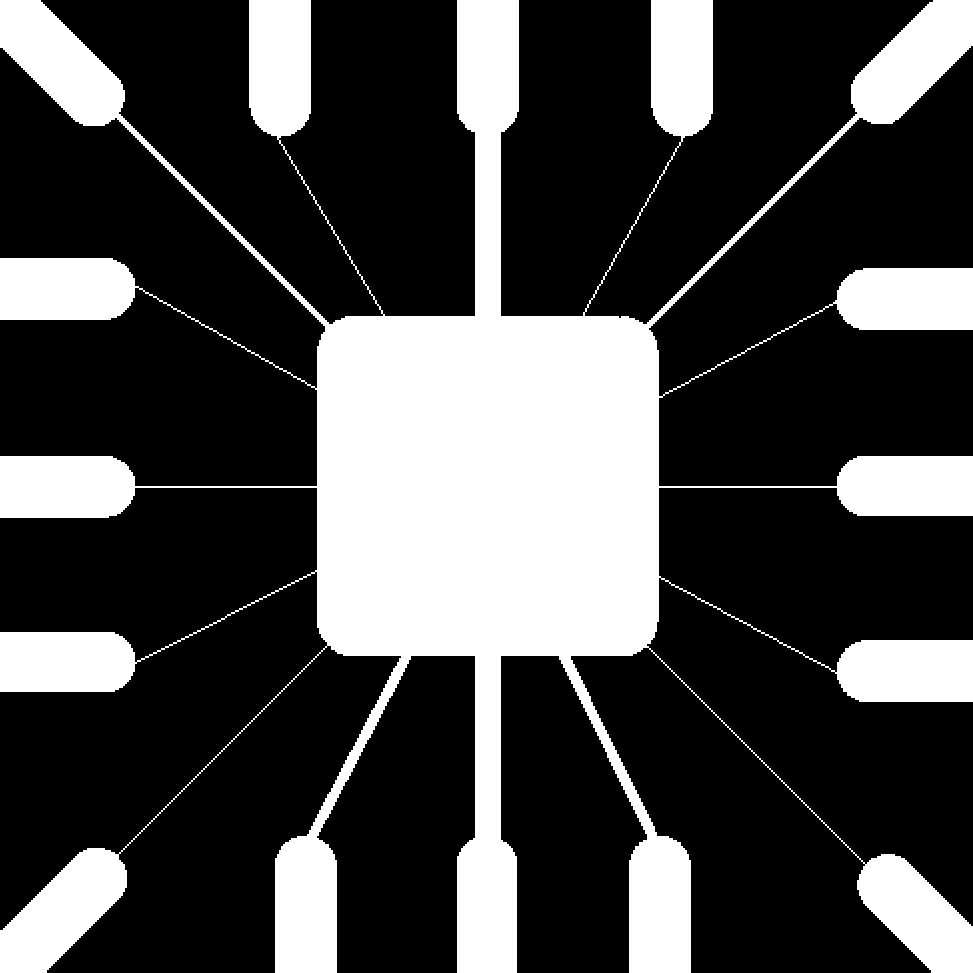
#> input picture Morphological Processing/5.jpg, 973 x 973 px
$ python morph1.py
#> lines starting #> are read from the running program, lines starting #| are printed output that depends on the picture; after the words box and inside, x2 and y2 are one past the last pixel; in counts of white or black regions, pixels touching at a corner belong together
import cv2
import numpy as np

img = cv2.imread('5.jpg',0)
#> img: shape (973, 973); 28.1% white; 1 white region, box (x1, y1, x2, y2) and area: (0, 0, 973, 973) 265583
kernel = np.ones((5,5), np.uint8)

img_erosion = cv2.erode(img, kernel, iterations=1)
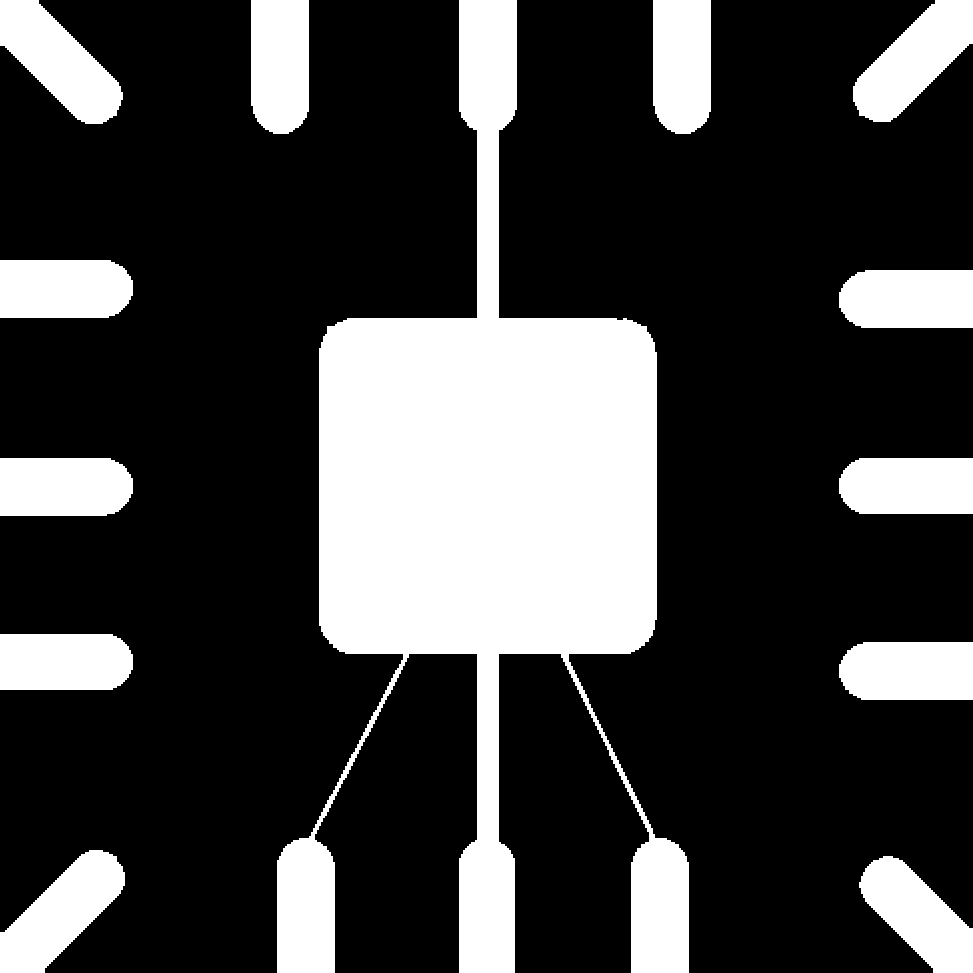
#> img_erosion: shape (973, 973); 25.5% white; 13 white regions, largest, box (x1, y1, x2, y2) and area: (277, 0, 689, 973) 152048, (0, 850, 125, 973) 7961, (0, 0, 123, 124) 7906
img_dilation = cv2.dilate(img, kernel, iterations=1)
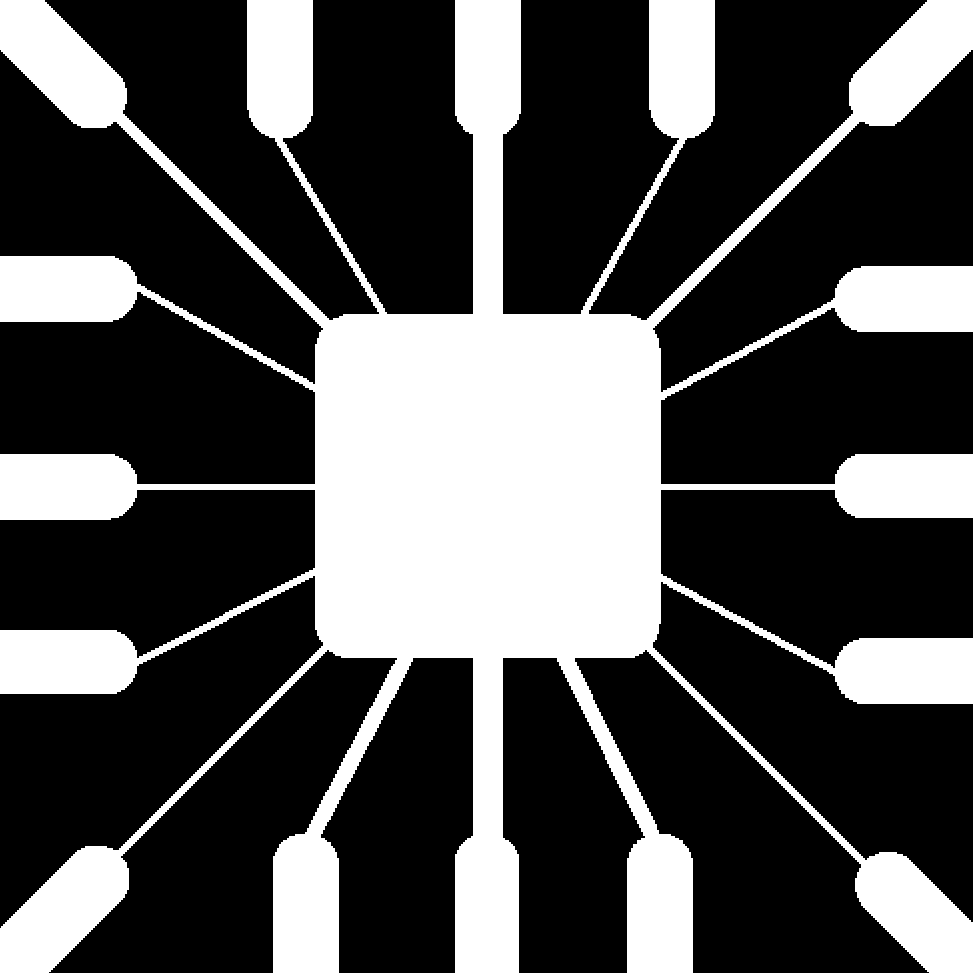
#> img_dilation: shape (973, 973); 31.4% white; 1 white region, box (x1, y1, x2, y2) and area: (0, 0, 973, 973) 297419
img_opening = cv2.morphologyEx(img, cv2.MORPH_OPEN, kernel)
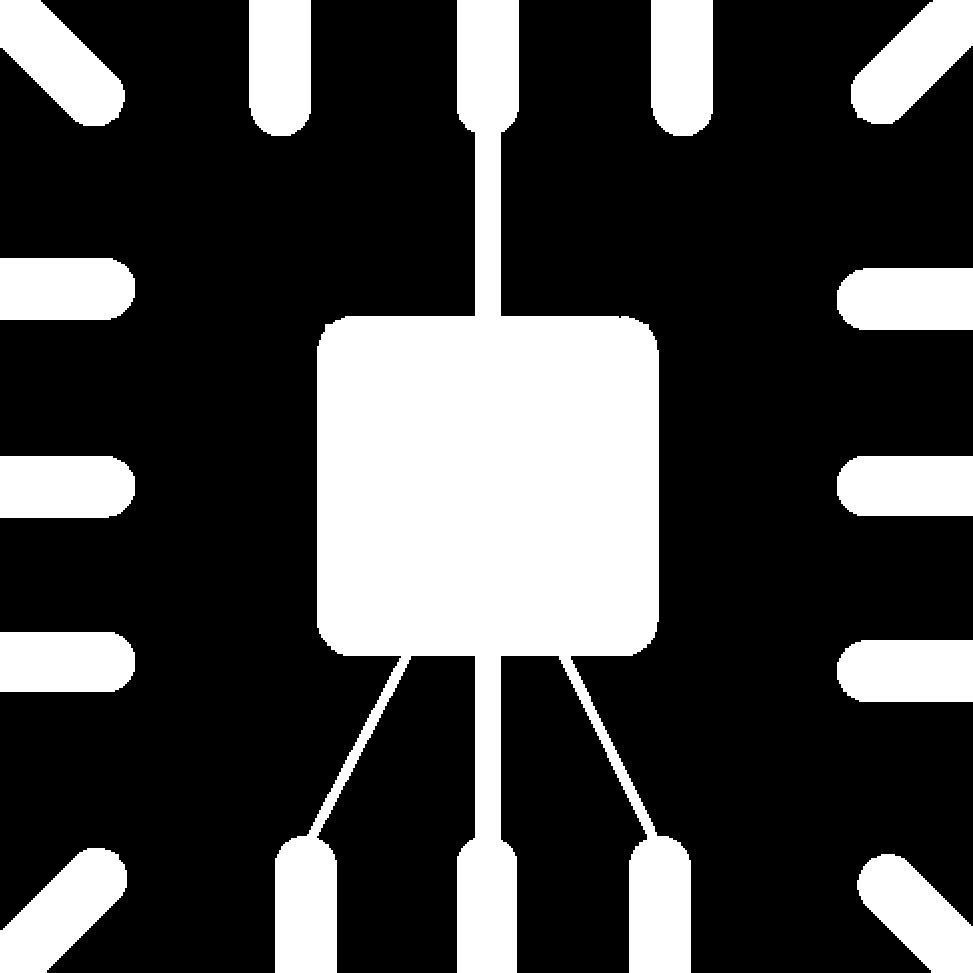
#> img_opening: shape (973, 973); 27.3% white; 13 white regions, largest, box (x1, y1, x2, y2) and area: (275, 0, 691, 973) 160792, (0, 848, 127, 973) 8785, (0, 0, 125, 126) 8728
img_closing = cv2.morphologyEx(img, cv2.MORPH_CLOSE, kernel)
#> img_closing: shape (973, 973); 28.1% white; 1 white region, box (x1, y1, x2, y2) and area: (0, 0, 973, 973) 265767


cv2.imshow('Input', img)
cv2.imshow('Erosion', img_erosion)
cv2.imshow('Dilation', img_dilation)
cv2.imshow('Opening', img_opening)
cv2.imshow('Closing', img_closing)

cv2.imwrite('Erosion.png', img_erosion)
cv2.imwrite('Dilation.png', img_dilation)
cv2.imwrite('Opening.png', img_opening)
cv2.imwrite('Closing.png', img_closing)

cv2.waitKey(0)
cv2.destroyAllWindows()
